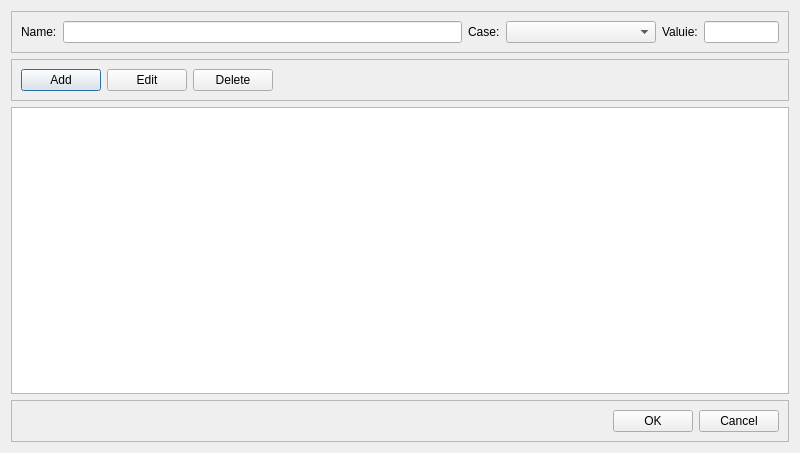
<?xml version="1.0" encoding="UTF-8"?>
<ui version="4.0">
 <class>loads_Dialog</class>
 <widget class="QDialog" name="loads_Dialog">
  <property name="geometry">
   <rect>
    <x>0</x>
    <y>0</y>
    <width>800</width>
    <height>453</height>
   </rect>
  </property>
  <property name="windowTitle">
   <string>Edit Loads</string>
  </property>
  <layout class="QVBoxLayout" name="verticalLayout">
   <item>
    <widget class="QFrame" name="frame">
     <property name="frameShape">
      <enum>QFrame::Shape::StyledPanel</enum>
     </property>
     <property name="frameShadow">
      <enum>QFrame::Shadow::Raised</enum>
     </property>
     <layout class="QHBoxLayout" name="horizontalLayout">
      <item>
       <widget class="QLabel" name="label">
        <property name="text">
         <string>Name:</string>
        </property>
       </widget>
      </item>
      <item>
       <widget class="QLineEdit" name="load_name_lineEdit"/>
      </item>
      <item>
       <widget class="QLabel" name="label_2">
        <property name="text">
         <string>Case:</string>
        </property>
       </widget>
      </item>
      <item>
       <widget class="QComboBox" name="load_case_comboBox">
        <property name="minimumSize">
         <size>
          <width>150</width>
          <height>0</height>
         </size>
        </property>
       </widget>
      </item>
      <item>
       <widget class="QLabel" name="label_3">
        <property name="text">
         <string>Valuie:</string>
        </property>
       </widget>
      </item>
      <item>
       <widget class="QLineEdit" name="load_value_lineEdit">
        <property name="maximumSize">
         <size>
          <width>75</width>
          <height>16777215</height>
         </size>
        </property>
       </widget>
      </item>
     </layout>
    </widget>
   </item>
   <item>
    <widget class="QFrame" name="frame_3">
     <property name="frameShape">
      <enum>QFrame::Shape::StyledPanel</enum>
     </property>
     <property name="frameShadow">
      <enum>QFrame::Shadow::Raised</enum>
     </property>
     <layout class="QHBoxLayout" name="horizontalLayout_3">
      <item>
       <widget class="QPushButton" name="add_load_pushButton">
        <property name="text">
         <string>Add</string>
        </property>
       </widget>
      </item>
      <item>
       <widget class="QPushButton" name="edit_load_pushButton">
        <property name="text">
         <string>Edit</string>
        </property>
       </widget>
      </item>
      <item>
       <widget class="QPushButton" name="delete_load_pushButton">
        <property name="text">
         <string>Delete</string>
        </property>
       </widget>
      </item>
      <item>
       <spacer name="horizontalSpacer_2">
        <property name="orientation">
         <enum>Qt::Orientation::Horizontal</enum>
        </property>
        <property name="sizeHint" stdset="0">
         <size>
          <width>40</width>
          <height>20</height>
         </size>
        </property>
       </spacer>
      </item>
     </layout>
    </widget>
   </item>
   <item>
    <widget class="QTableView" name="loads_tableView"/>
   </item>
   <item>
    <widget class="QFrame" name="frame_2">
     <property name="frameShape">
      <enum>QFrame::Shape::StyledPanel</enum>
     </property>
     <property name="frameShadow">
      <enum>QFrame::Shadow::Raised</enum>
     </property>
     <layout class="QHBoxLayout" name="horizontalLayout_2">
      <item>
       <spacer name="horizontalSpacer">
        <property name="orientation">
         <enum>Qt::Orientation::Horizontal</enum>
        </property>
        <property name="sizeHint" stdset="0">
         <size>
          <width>40</width>
          <height>20</height>
         </size>
        </property>
       </spacer>
      </item>
      <item>
       <widget class="QPushButton" name="ok_pushButton">
        <property name="text">
         <string>OK</string>
        </property>
       </widget>
      </item>
      <item>
       <widget class="QPushButton" name="cancel_pushButton">
        <property name="text">
         <string>Cancel</string>
        </property>
       </widget>
      </item>
     </layout>
    </widget>
   </item>
  </layout>
 </widget>
 <resources/>
 <connections/>
</ui>
